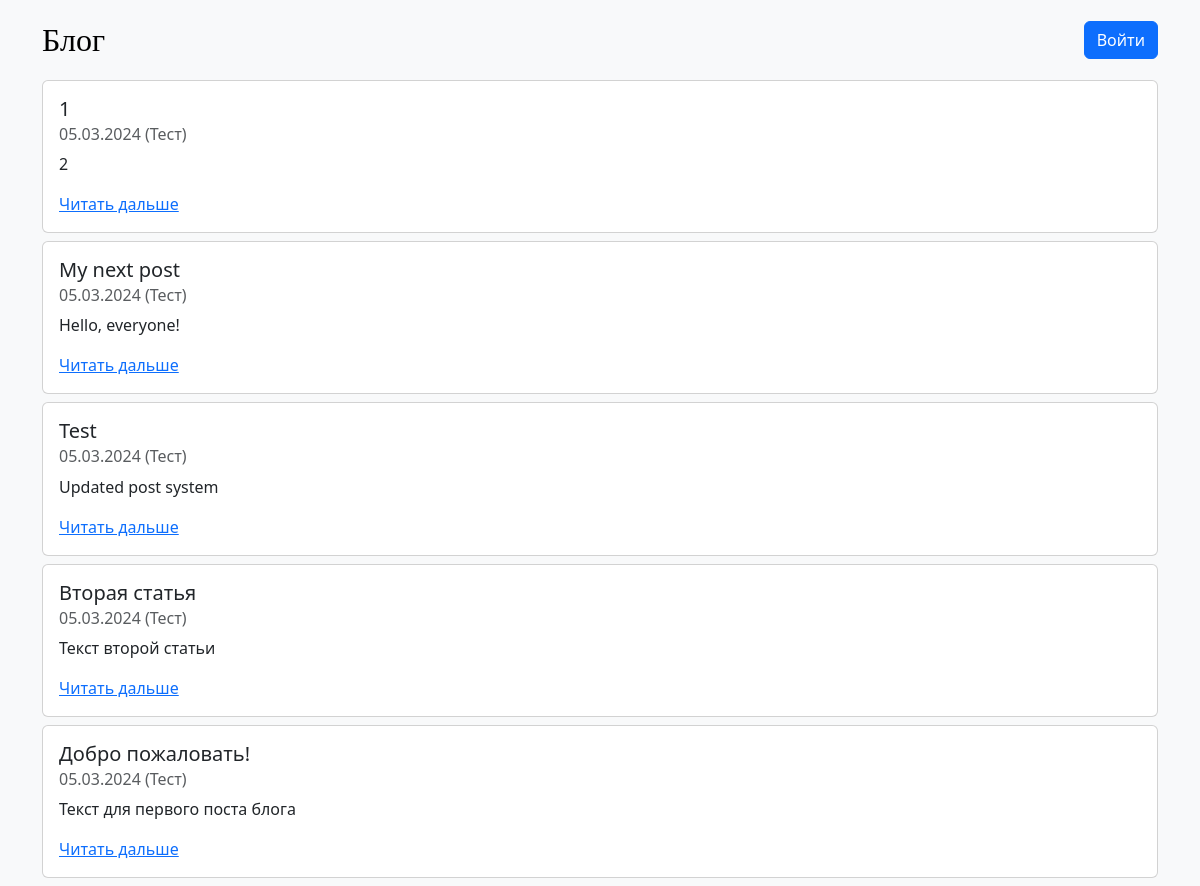
Before: / with the older database file.
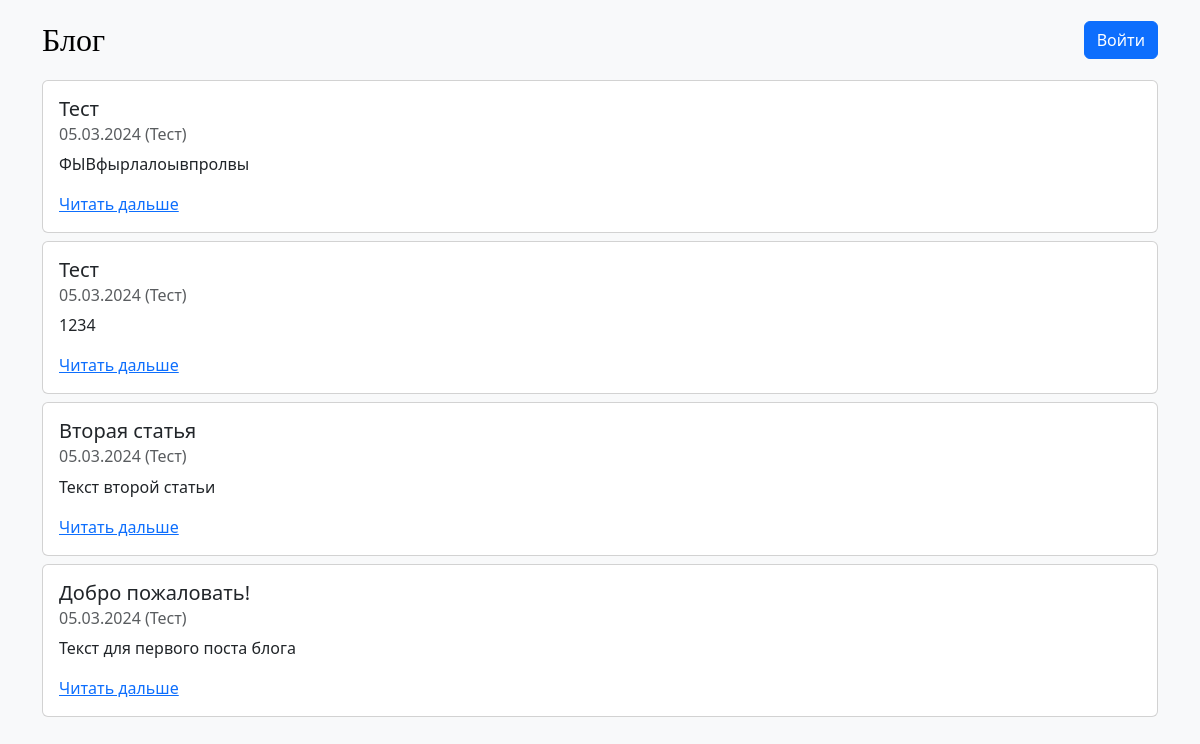
After: the same page with the newer database file.
### tables this page shows
CREATE TABLE posts (
				id INTEGER PRIMARY KEY AUTOINCREMENT,
				title TEXT,
				content TEXT
			);

### routes.py (the view)
		@self.app.route('/')
		def index():
			return render_template(
				'index.html',
				posts = self.dbController.getPosts(),
			)

### db/DataBaseController.py (called while the page is built)
	def getPosts(self):
		return self.postModel.getPosts()

### db/PostModel.py (called while the page is built)
	def getConnection(self):
		return self.connection

	def close(self):
		self.connection.commit()
		self.connection.close()

	def __del__(self):
		self.close()

	def getPosts(self):
		connectionHelper = ConnectionHelper()
		connection = connectionHelper.getConnection()
		cursor = connection.cursor()
		cursor.execute("SELECT * FROM posts ORDER BY id DESC")
		ret = cursor.fetchall()
		return ret

### templates/index.html
{% extends 'layout.html' %}
{% block content %}
	<div class="post-container">
		{% for post in posts %}
			<div class="pb-2">
				<div class="card" style="width: 100%;">
					<div class="card-body">
						<h5 class="card-title">{{ post[1] }}</h5>
						<h6 class="card-subtitle mb-2 text-body-secondary">05.03.2024 (Тест)</h6>
						<p class="card-text">{{ post[2] }}</p>
						<a href="./post/{{ post[0] }}" class="card-link">Читать дальше</a>
					</div>
				</div>
			</div>
		{% endfor %}
	</div>
{% endblock %}

### templates/layout.html (shortened to what this page needs)
<!DOCTYPE html>
<html data-bs-theme="light">
<head>
	<link href="https://cdn.jsdelivr.net/npm/bootstrap@5.3.3/dist/css/bootstrap.min.css" rel="stylesheet">
	<link rel="stylesheet" type="text/css" href="{{ url_for('static', filename='styles/style.css') }}">
</head>
<body class="bg-body-tertiary">
	<div class="container">
		<header class="header py-3">
			<div class="row flex-wrap justify-content-between align-items-center">
				<div class="col-auto">
					<a href="{{ url_for('index') }}" class="blog-header-logo text-body-emphasis text-decoration-none">Блог</a>
				</div>
				<div class="col-auto d-flex justify-content-end align-items-center">
					{% if session["username"]: %}
					<div>
						<a class="btn btn-primary" href="{{ url_for('newPost') }}">Написать</a>
						<a class="btn btn-primary" href="{{ url_for('profile') }}">Профиль</a>
					</div>
					{% else %}
					<a class="btn btn-primary" href="{{ url_for('auth') }}">Войти</a>
					{% endif %}
				</div>
			</div>
		</header>
		{% block content %}
		{% endblock %}
	</div>
</body>
</html>

### static/styles/style.css (style rules this page uses)
.blog-header-logo { font-family: "Times New Roman", serif; font-size: 2.0rem; }

Changed rows visible on the page:
removed posts: title "1", content "2"
removed posts: title "My next post", content "Hello, everyone!"
removed posts: title "Test", content "Updated post system"
added posts: title "Тест", content "ФЫВфырлалоывпролвы"
added posts: title "Тест", content "1234"
